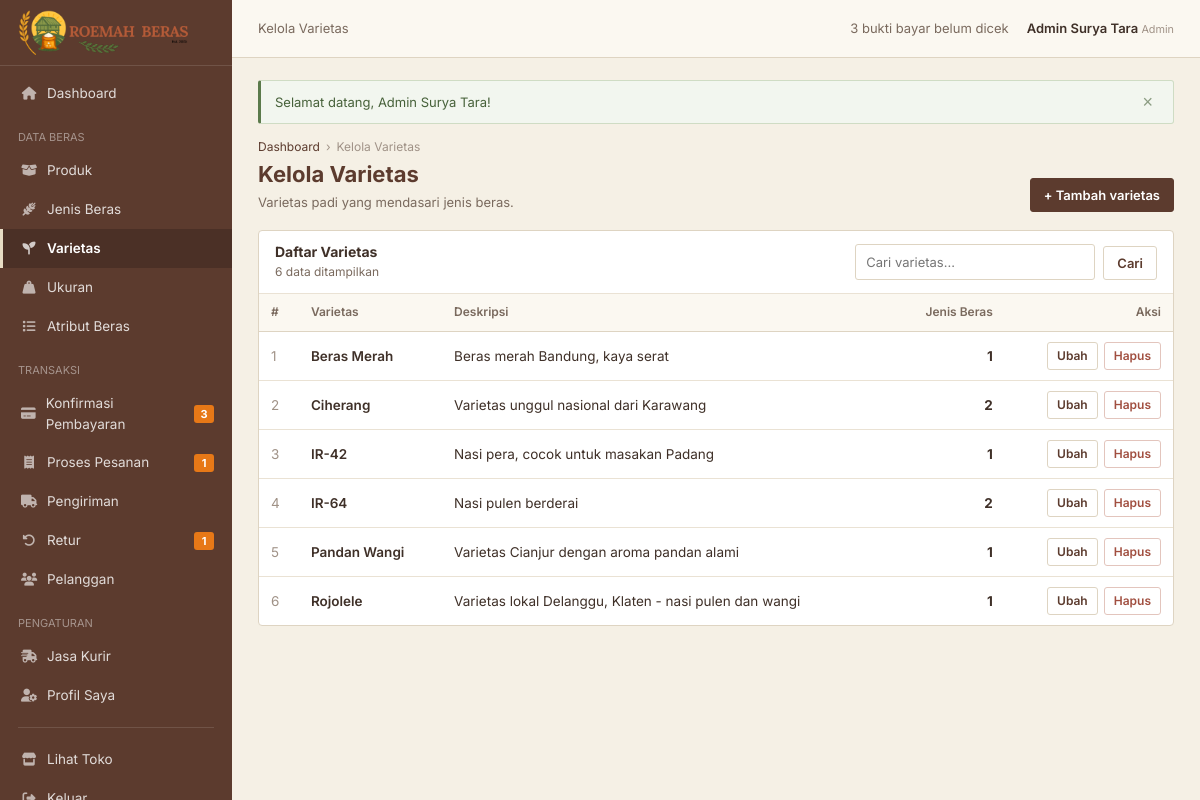
Page /admin/Varietas/index.php (signed in) on the committed database.
### tables this page shows
CREATE TABLE `varietas` (
  `id_varietas`   INT(11) NOT NULL AUTO_INCREMENT,
  `nama_varietas` VARCHAR(100) NOT NULL,
  `deskripsi`     TEXT DEFAULT NULL,
  PRIMARY KEY (`id_varietas`)
);

### admin/Varietas/index.php (the view, shortened to what this page needs)
<?php
require __DIR__ . '/../sidebar.php';
$q = trim((string)($_GET['q'] ?? ''));
$sql = 'SELECT v.*, (SELECT COUNT(*) FROM jenis_beras jb WHERE jb.id_varietas = v.id_varietas) AS jml FROM varietas v';
$params = [];
$stmt = $pdo->prepare($sql . ' ORDER BY v.nama_varietas');
$stmt->execute($params);
$varietasList = $stmt->fetchAll();
admin_header('Kelola Varietas', 'varietas');
page_header('Kelola Varietas', 'Varietas padi yang mendasari jenis beras.',
    '<a href="' . url('admin/Varietas/tambah.php') . '" class="btn-a">+ Tambah varietas</a>');
?>
<div class="panel">
    <div class="panel-head">
        <div><h2>Daftar Varietas</h2><p><?= count($varietasList) ?> data ditampilkan</p></div>
        <form method="GET" class="filter-bar">
            <input name="q" value="<?= h($q) ?>" class="input-a" placeholder="Cari varietas..." style="width:240px">
            <button class="btn-a outline">Cari</button>
        </form>
    </div>
    <div class="table-wrap">
        <table class="table-admin">
            <thead>
            <tr><th>#</th><th>Varietas</th><th>Deskripsi</th><th class="num">Jenis Beras</th><th class="num">Aksi</th></tr>
            </thead>
            <tbody>
            <?php foreach ($varietasList as $i => $v): ?>
                <tr>
                    <td style="color:var(--text-muted)"><?= $i + 1 ?></td>
                    <td><strong><?= h($v['nama_varietas']) ?></strong></td>
                    <td><?= h($v['deskripsi'] ?? '-') ?></td>
                    <td class="num"><span style="font-weight:700"><?= (int)$v['jml'] ?></span></td>
                    <td>
                        <div class="row-actions">
                            <a href="<?= url('admin/Varietas/edit.php?id=' . (int)$v['id_varietas']) ?>" class="btn-a outline icon">Ubah</a>
                            <form method="POST" action="<?= url('admin/Varietas/hapus.php') ?>" data-confirm="Hapus varietas ini? Tindakan tidak dapat dibatalkan.">
                                <button class="btn-a danger outline icon">Hapus</button>
                            </form>
                        </div>
                    </td>
                </tr>
            <?php endforeach; ?>
            </tbody>
        </table>
    </div>
</div>
<?php admin_footer(); ?>

### admin/sidebar.php (shortened to what this page needs)
<?php
require_once __DIR__ . '/../config/koneksi.php';
function admin_counts(): array
{
    global $pdo;
    static $c = null;
    if ($c === null) {
        $c = [
            'bayar'  => (int)$pdo->query("SELECT COUNT(*) FROM pembayaran WHERE status_pembayaran = 'Sudah Upload Bukti'")->fetchColumn(),
            'proses' => (int)$pdo->query("SELECT COUNT(*) FROM pesanan WHERE status_pesanan = 'Diproses'")->fetchColumn(),
            'retur'  => (int)$pdo->query("SELECT COUNT(*) FROM retur WHERE status_retur IN ('Menunggu Verifikasi','Barang Retur Dikirim')")->fetchColumn(),
            'stok'   => (int)$pdo->query("SELECT COUNT(*) FROM produk WHERE stok <= 5")->fetchColumn(),
        ];
    }
    return $c;
}
function admin_header(string $title, string $active): void
{
    $c = admin_counts();
    $menu = [
        ['', 'Dashboard', 'admin/dashboard.php', 'fa-house', 'dashboard', 0],
        ['DATA BERAS'],
        ['', 'Produk', 'admin/Produk/index.php', 'fa-box-open', 'produk', $c['stok']],
        ['', 'Jenis Beras', 'admin/Jenis/index.php', 'fa-wheat-awn', 'jenis_beras', 0],
        ['', 'Varietas', 'admin/Varietas/index.php', 'fa-seedling', 'varietas', 0],
        ['', 'Ukuran', 'admin/ukuran/index.php', 'fa-weight-hanging', 'ukuran', 0],
        ['', 'Atribut Beras', 'admin/atribut.php', 'fa-list', 'atribut', 0],
        ['TRANSAKSI'],
        ['', 'Konfirmasi Pembayaran', 'admin/pembayaran.php', 'fa-credit-card', 'pembayaran', $c['bayar']],
        ['', 'Proses Pesanan', 'admin/pesanan.php', 'fa-receipt', 'pesanan', $c['proses']],
        ['', 'Pengiriman', 'admin/pengiriman.php', 'fa-truck', 'pengiriman', 0],
        ['', 'Retur', 'admin/retur.php', 'fa-rotate-left', 'retur', $c['retur']],
        ['', 'Pelanggan', 'admin/pelanggan.php', 'fa-users', 'pelanggan', 0],
        ['PENGATURAN'],
        ['', 'Jasa Kurir', 'admin/jasa_kurir/index.php', 'fa-truck-fast', 'jasa_kurir', 0],
        ['', 'Profil Saya', 'admin/profil.php', 'fa-user-gear', 'profil', 0],
    ];
    ?>
<!DOCTYPE html>
<html lang="id">
<head>
    <link rel="stylesheet" href="https://cdnjs.cloudflare.com/ajax/libs/font-awesome/6.5.0/css/all.min.css">
    <link rel="stylesheet" href="<?= asset('admin/CSS/sidebar.css') ?>">
<?php foreach ((array)($GLOBALS['pageCss'] ?? []) as $css): ?>
    <link rel="stylesheet" href="<?= asset($css) ?>">
<?php endforeach; ?>
</head>
<body class="admin-body">
<div class="admin-wrapper">
    <aside class="sidebar" id="sidebar">
        <div class="sidebar-brand">
            <img src="<?= asset('images/logo.png') ?>" alt="<?= h(TOKO_NAMA) ?>" class="sidebar-logo">
        </div>
        <nav class="sidebar-menu">
            <?php foreach ($menu as $m): ?>
                <?php if (count($m) === 1): ?>
                    <div class="sidebar-section-title"><?= h($m[0]) ?></div>
                <?php else: ?>
                    <a href="<?= url($m[2]) ?>" class="menu-item <?= $active === $m[4] ? 'active' : '' ?>">
                        <i class="fas <?= $m[3] ?>"></i><span><?= h($m[1]) ?></span>
                        <?php if ($m[5] > 0): ?><span class="menu-badge"><?= (int)$m[5] ?></span><?php endif; ?>
                    </a>
                <?php endif; ?>
            <?php endforeach; ?>
            <div class="sidebar-divider"></div>
            <a href="<?= url('index.php') ?>" class="menu-item" target="_blank"><i class="fas fa-store"></i><span>Lihat Toko</span></a>
            <a href="<?= url('admin/logout.php') ?>" class="menu-item logout-item" onclick="return confirm('Keluar dari panel?')"><i class="fas fa-right-from-bracket"></i><span>Keluar</span></a>
        </nav>
    </aside>
    <main class="main-content">
        <header class="topbar">
            <div class="topbar-left">
                <span class="topbar-title"><?= h($title) ?></span>
            </div>
            <div class="topbar-right">
                <?php if ($c['bayar'] > 0): ?>
                <a href="<?= url('admin/pembayaran.php?status=Sudah+Upload+Bukti') ?>" class="notification-button"><?= $c['bayar'] ?> bukti bayar belum dicek</a>
                <?php endif; ?>
                <a href="<?= url('admin/profil.php') ?>" class="admin-profile">
                    <span class="admin-name"><?= h($_SESSION['nama']) ?></span> <small style="color:var(--text-muted);font-weight:400">Admin</small>
                </a>
            </div>
        </header>
        <div class="content-container">
            <?= str_replace('class="flash-wrap"', 'class="flash-wrap admin-flash"', flash_render()) ?>
    <?php
}
function admin_footer(): void
{
    ?>
        </div>
    </main>
</div>
</body>
</html>
    <?php
}
function page_header(string $title, string $desc = '', string $right = ''): void
{
    echo '<div class="page-header"><div><div class="breadcrumb-a"><a href="' . url(home_for_role()) . '">' . 'Dashboard' . '</a><span>&rsaquo;</span><span>' . h($title) . '</span></div>'
        . '<h1>' . h($title) . '</h1>' . ($desc ? '<p>' . h($desc) . '</p>' : '') . '</div>' . $right . '</div>';
}

### admin/CSS/sidebar.css (style rules this page uses)
:root { --primary: #5c3b2e; --primary-dark: #43291f; --primary-soft: #8b6a58; --accent: #e77817; --accent-dark: #c85f0d; --nav: #d8ccb0; --text: #3f3028; --text-secondary: #7a6a5e; --text-muted: #a09287; --background: #f5f0e5; --cream: #fbf8f1; --cream-2: #f3ead7; --white: #ffffff; --beige: #e7dcc4; --border: #ded4c2; --border-light: #eae2d4; --success: #5b7a4b; --warning: #9a6b2f; --danger: #a14f40; --info: #4c6f7c; }
* { box-sizing: border-box; }
html, body { margin: 0; padding: 0; }
body { background: var(--background); color: var(--text); font-family: "Poppins", "Segoe UI", Arial, sans-serif; font-size: 14px; line-height: 1.55; min-height: 100vh; display: flex; flex-direction: column; }
a { color: inherit; text-decoration: none; }
img { max-width: 100%; }
h1, h2, h3 { line-height: 1.25; }
.flash-wrap { width: min(1160px, calc(100% - 40px)); margin: 16px auto 0; }
.admin-body { font-family: Inter, "Segoe UI", Roboto, Arial, sans-serif; background: var(--background); font-size: 13.5px; }
.admin-wrapper { min-height: 100vh; }
.sidebar { width: 232px; position: fixed; inset: 0 auto 0 0; z-index: 1000; background: var(--primary); overflow-y: auto; transition: transform .2s ease; }
.sidebar-brand { height: 66px; padding: 0 18px; display: flex; align-items: center; gap: 10px; border-bottom: 1px solid rgba(255,255,255,.12); }
.sidebar-logo { height: 46px; max-width: 100%; object-fit: contain; }
.sidebar-menu { padding: 8px 0 30px; }
.menu-item { display: flex; align-items: center; gap: 10px; padding: 9px 18px; color: rgba(255,255,255,.82); font-size: 13.5px; border-left: 3px solid transparent; }
.menu-item i { width: 16px; text-align: center; font-size: 13px; opacity: .75; }
.menu-item.active { background: rgba(0,0,0,.18); color: #fff; border-left-color: var(--beige); font-weight: 600; }
.menu-badge { margin-left: auto; min-width: 20px; padding: 0 6px; border-radius: 3px; background: var(--accent); color: #fff; font-size: 11px; font-weight: 700; text-align: center; line-height: 18px; }
.sidebar-section-title { color: rgba(255,255,255,.45); font-size: 11px; padding: 16px 18px 5px; }
.sidebar-divider { height: 1px; background: rgba(255,255,255,.12); margin: 12px 18px; }
.main-content { margin-left: 232px; min-height: 100vh; }
.topbar { height: 58px; background: var(--cream); border-bottom: 1px solid var(--border); display: flex; align-items: center; justify-content: space-between; padding: 0 26px; position: sticky; top: 0; z-index: 900; }
.topbar-left { display: flex; align-items: center; gap: 12px; }
.topbar-title { color: var(--text-secondary); font-size: 13px; }
.topbar-right { display: flex; align-items: center; gap: 18px; }
.notification-button { color: var(--text-secondary); font-size: 13px; }
.admin-profile { color: var(--text); font-weight: 600; font-size: 13px; }
.content-container { padding: 22px 26px 50px; }
.admin-flash { width: 100%; margin: 0 0 14px; }
.page-header { display: flex; align-items: flex-end; justify-content: space-between; gap: 16px; margin-bottom: 18px; flex-wrap: wrap; }
.page-header h1 { margin: 0; color: var(--primary); font-size: 22px; font-weight: 700; }
.page-header p { margin: 4px 0 0; color: var(--text-secondary); font-size: 13px; }
.breadcrumb-a { display: flex; gap: 6px; color: var(--text-muted); font-size: 12px; margin-bottom: 4px; }
.breadcrumb-a a { color: var(--primary); }
.panel { background: #fff; border: 1px solid var(--border); border-radius: 4px; }

### rows in the picture
varietas: id_varietas "3", nama_varietas "IR-42", deskripsi "Nasi pera, cocok untuk masakan Padang", jml "1"
varietas: nama_varietas "Beras Merah", deskripsi "Beras merah Bandung, kaya serat", jml "1"
varietas: nama_varietas "Ciherang", deskripsi "Varietas unggul nasional dari Karawang", jml "2"
varietas: nama_varietas "IR-64", deskripsi "Nasi pulen berderai", jml "2"
varietas: nama_varietas "Pandan Wangi", deskripsi "Varietas Cianjur dengan aroma pandan alami", jml "1"
varietas: nama_varietas "Rojolele", deskripsi "Varietas lokal Delanggu, Klaten - nasi pulen dan wangi", jml "1"

### other values in the picture
$m[1] "Dashboard"
$m[0] "DATA BERAS"
$m[1] "Produk"
$m[1] "Jenis Beras"
$m[1] "Varietas"
$m[1] "Ukuran"
$m[1] "Atribut Beras"
$m[0] "TRANSAKSI"
$m[1] "Konfirmasi Pembayaran"
$m[5] "3"
$m[1] "Proses Pesanan"
$m[5] "1"
$m[1] "Pengiriman"
$m[1] "Retur"
$m[1] "Pelanggan"
